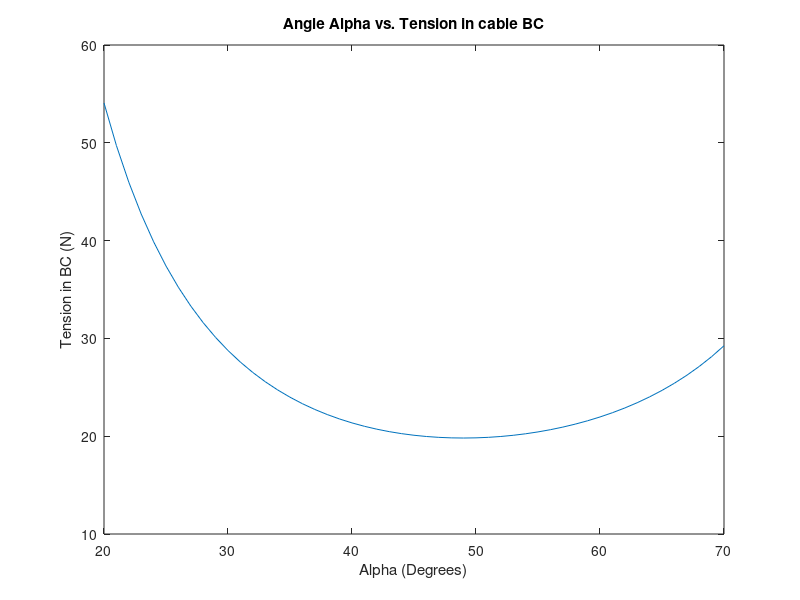

Write the MATLAB code that produced this figure.
% EA2 Project 3 Problem 1

% Initialize variables
g = 9.81;
m = 1;
Lo = 1;
r = 0.1 * Lo;
Tbc = zeros(1,51);
a = 20:70;

for ii = 1:51
    % Distance from A
    x1 = r/tand(a(ii)/2);
    x2 = r/tand(a(ii)/2) + 2*r;
    x3 = r/tand(a(ii)/2) + 4*r;
    
    % Normal force
    N1 = (3*m*g*cosd(a(ii))^2)/sind(a(ii)) + m*g*sind(a(ii));
    N2 = m*g*sind(a(ii));
    N3 = N2;
    
    % Tension
    Tbc(ii) = (x1*N1 + x2*N2 + x3*N3)/(Lo*sind(90-a(ii)));
end
% Change signs of tension in the future
figure;
plot(a,Tbc);
title('Angle Alpha vs. Tension in cable BC');
xlabel('Alpha (Degrees)');
ylabel('Tension in BC (N)');

minimum = min(Tbc);
ind = find(Tbc == minimum,1);
fprintf('The smallest tension is %.1fN at %.1f degrees.\n', minimum, a(ind));
